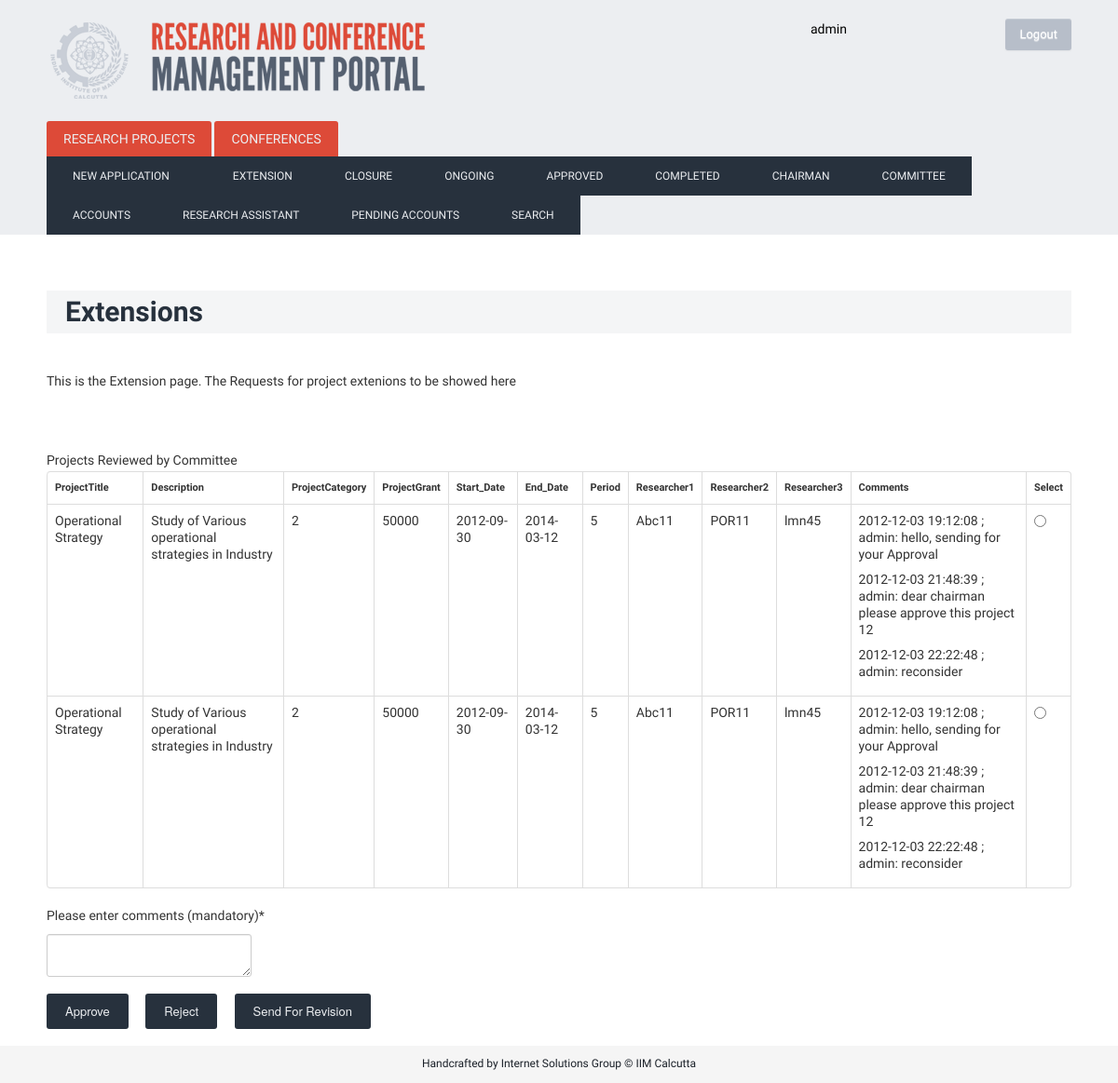
Page /index.php/extension_chairman (signed in) on the committed database.
### tables this page shows
CREATE TABLE IF NOT EXISTS `comment` (
  `Project_ID` bigint(200) NOT NULL,
  `Comment` varchar(5000) NOT NULL,
  `Comment_type` varchar(50) NOT NULL,
  `User` varchar(50) NOT NULL,
  `User_type` int(11) NOT NULL,
  `Date` timestamp NOT NULL DEFAULT CURRENT_TIMESTAMP
);

### index.php (called while the page is built, shortened)
<?php
require_once BASEPATH.'core/CodeIgniter.php';

### application/models/project_model.php (called while the page is built, shortened)
<?PHP
class Project_model extends CI_Model {
	function project_extension_chairman()
		{
		$queryStr='Select project.*,projectextension.* From project Inner Join projectextension On project.ProjectId = projectextension.ProjectId where  ApprovalPending = "chairman" order by project.ProjectId';
		$query = $this->db->query($queryStr);
		return $query;
		}
	function getcomment($ProjectID, $usertype)
	{
		$queryStr='SELECT * FROM comment WHERE Project_ID='.$ProjectID.';';
		$query = $this->db->query($queryStr);
		return $query->result();
	}
}
?>

### application/controllers/extension_chairman.php (the view, shortened to what this page needs)
<?PHP
class extension_chairman extends CI_Controller
	{
	function index()
		{
			$data['myClass']=$this;
			$data['action']=0;
			if($_SESSION['usertype']==1){
				$this->load->view('layout',$data);
			} elseif ($_SESSION['usertype']==2){
				$this->load->view('layoutComm',$data);
			} elseif($_SESSION['usertype']==3){
				$this->load->view('layoutChairman',$data);
			}
			else{
			header("location:login");
			}
		}
	function load_php()
				{
				echo '<h1>Extensions</h1>';
				echo '<p> This is the Extension page. The Requests for project extenions to be showed here</p>';
				$this->load->model('project_model');
				$Query= $this->project_model->project_extension_chairman();
				echo '<FORM METHOD=POST ACTION="ExtensionCheckChairmanRequest">
					<p><br><br></p>
					<TABLE width="90%" border="1" bordercolor="#993300" align="center" cellpadding="3" cellspacing="1" class="table_border_both_left"><tr  class="heading_table_top">
					 <table class="table table-bordered">
					<tr><TD><h4>ProjectTitle</h4></TD><TD><h4>Description</h4></TD><TD><h4>ProjectCategory</h4></TD><TD><h4>ProjectGrant</h4><TD><h4>Start_Date</h4></TD><TD><h4>End_Date</h4></TD><TD><h4>Period</h4></TD><TD><h4>Researcher1</h4></TD><TD><h4>Researcher2</TD><TD><h4>Researcher3</TD><TD><h4>Comments</h4></TD><TD><h4>Select</h1></TD></tr>
					<tbody>';
					 foreach($Query->result() as $row)
					 {
						 echo '<TR><TD>';
						 print $row->ProjectTitle;
						 echo '</TD><TD>';
						 print $row->Description;
						 echo '</TD><TD>';
						 print $row->ProjectCategory;
						 echo '</TD><TD>';
						 print $row->ProjectGrant;
						 echo '</TD><TD>';
						 print $row->Start_Date;
						 echo '</TD><TD>';
						 print $row->End_Date;
						 echo '</TD><TD>';
						 print $row->Period;
						 echo '</TD><TD>';
						 print $row->Researcher1;
						 echo '</TD><TD>';
						 print $row->Researcher2;
						 echo '</TD><TD>';
						 print $row->Researcher3;
					         echo '</TD><TD>';
						 $Result=$this->project_model->getComment($row->ProjectId, $_SESSION['usertype']);
						 foreach($Result as $row1)
						 {
							 echo '<p>'.$row1->Date.' ; '.$row1->User.': '.$row1->Comment.'</p>';
						 }
						 echo '</TD><TD><INPUT TYPE="RADIO" NAME="ProjectSelected" VALUE="'.$row->ProjectId.'"></TD></TR>';
					 }
				echo '</tbody></TABLE>
				<p>Please enter comments (mandatory)*</p>
				<p><textarea name="comment" ></textarea></p>
				<INPUT TYPE=SUBMIT name ="RequestType" value="Approve">
				<INPUT TYPE=SUBMIT name="RequestType" value="Reject">
				<INPUT TYPE=SUBMIT name="RequestType" value="Send For Revision">
				</FORM>';
				}
	}
?>

### static/css/custom.css (style rules this page uses)
html, body { height: 100%; }
body { background: url('/static/img/denim.png'); font-family: 'Droid Sans', sans-serif; font-weight: normal; font-size: 14px; line-height: 1.6; }
h4 { font-size: 11px; }
h1 { color: #27313D; margin-top: 60px; margin-bottom: 40px; font-weight: bold; background: #F4F5F6; padding: 5px 20px; }
input[type=submit] { border: none; padding: 10px 20px; margin-right: 15px; color: #ECEEF1; background: #27313D; -webkit-border-radius: 3px; -moz-border-radius: 3px; border-radius: 3px; cursor: pointer; }

### rows in the picture
comment: Date "2012-12-03 19:12:08", User "admin", Comment "hello, sending for your Approval"
comment: Date "2012-12-03 21:48:39", User "admin", Comment "dear chairman please approve this project 12"
comment: Date "2012-12-03 22:22:48", User "admin", Comment "reconsider"

### other values in the picture
$name "admin"
$row->ProjectTitle "Operational Strategy"
$row->Description "Study of Various operational strategies in Industry"
$row->ProjectCategory "2"
$row->ProjectGrant "50000"
$row->Start_Date "2012-09-30"
$row->End_Date "2014-03-12"
$row->Period "5"
$row->Researcher1 "Abc11"
$row->Researcher2 "POR11"
$row->Researcher3 "lmn45"
